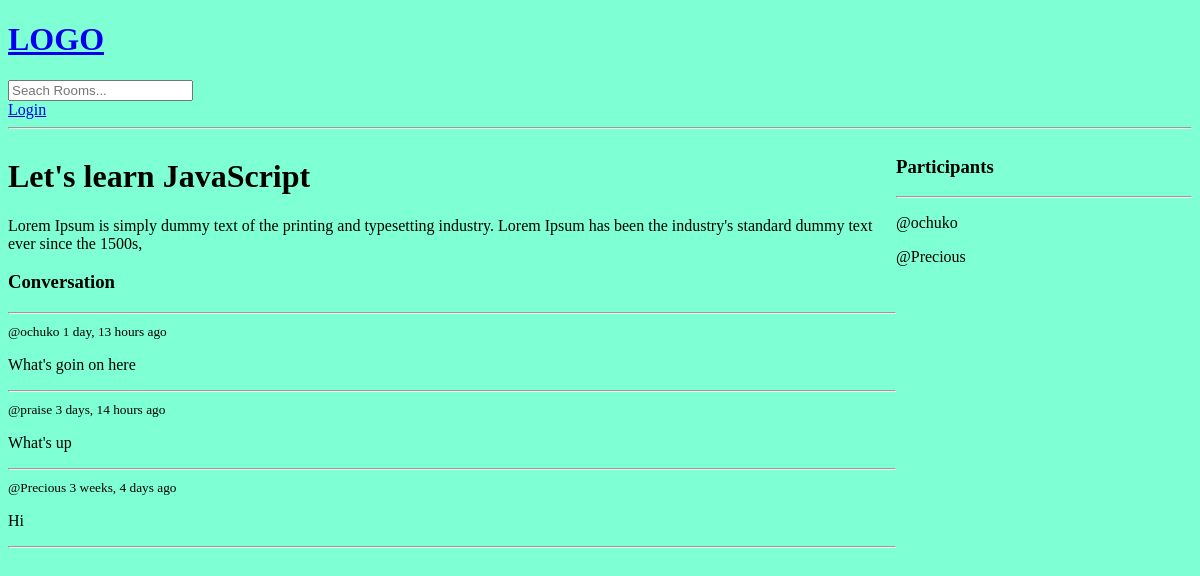
The page /room/1/ on the database as committed earlier.
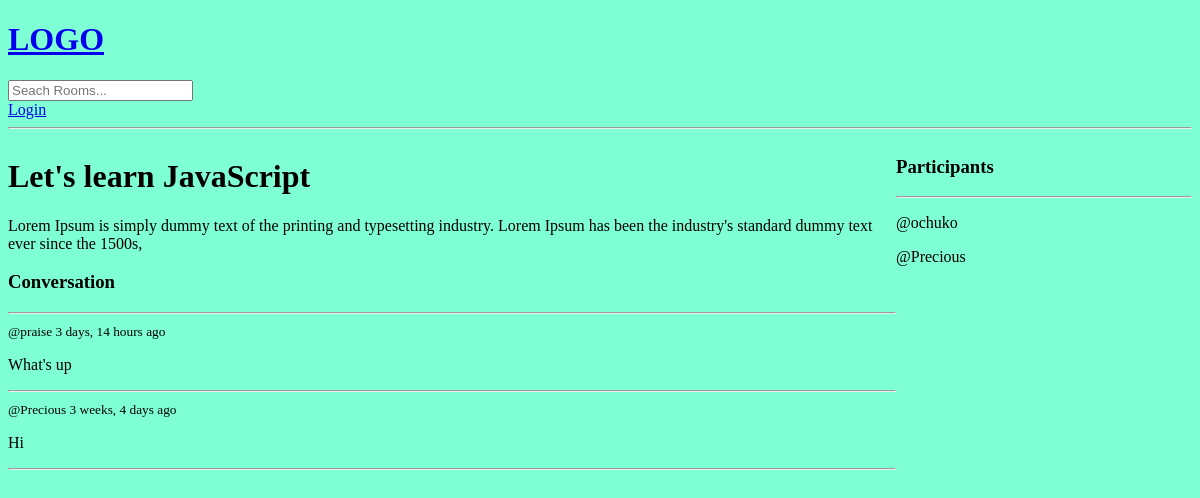
The same page on the database as committed later.
### base/models.py (models this page shows, shortened)
class Message(models.Model):
    user = models.ForeignKey(User, on_delete=models.CASCADE)
    room = models.ForeignKey(Room, on_delete=models.CASCADE)
    body = models.TextField()
    updated = models.DateTimeField(auto_now=True)
    created = models.DateTimeField(auto_now_add=True)
    class Meta:
        ordering = ['-updated', '-created']

### base/views.py (the view, shortened to what this page needs)
# urls.py: path('room/<str:pk>/', views.room, name="room"),
def room(request, pk):
    room = Room.objects.get(id=pk)
    room_messages = room.message_set.all()
    participants = room.participants.all()
    context = {'room': room, 'room_messages': room_messages, 'participants': participants}
    return render(request, 'base/room.html', context)

### base/templates/base/room.html (shortened to what this page needs)
{% extends 'main.html' %} {% block content %}
<div class="room-container">
  <div>
    <h1> {{ room.name }}</h1>
    <p> {{room.description }}</p>
    <div class="comment-wrapper">
      <h3>Conversation</h3>
      <hr> {% for message in room_messages %}
      <div>
        <small>@{{ message.user }} {{message.created|timesince}} ago</small>
        <p> {{ message.body }}</p>
        <hr>
      </div>
      {% endfor %}
    </div>
  </div>
  <div>
    <h3>Participants</h3>
    <hr> {% for user in participants %}
    <div>
      <p>@{{user.username}}</p>
    </div>
    {% endfor %}
  </div>
</div>
{% endblock content %}

Rows that differ between the two databases and show on the page:
removed Message: user "ochuko", created "1 day, 13 hours", body "What's goin on here"
